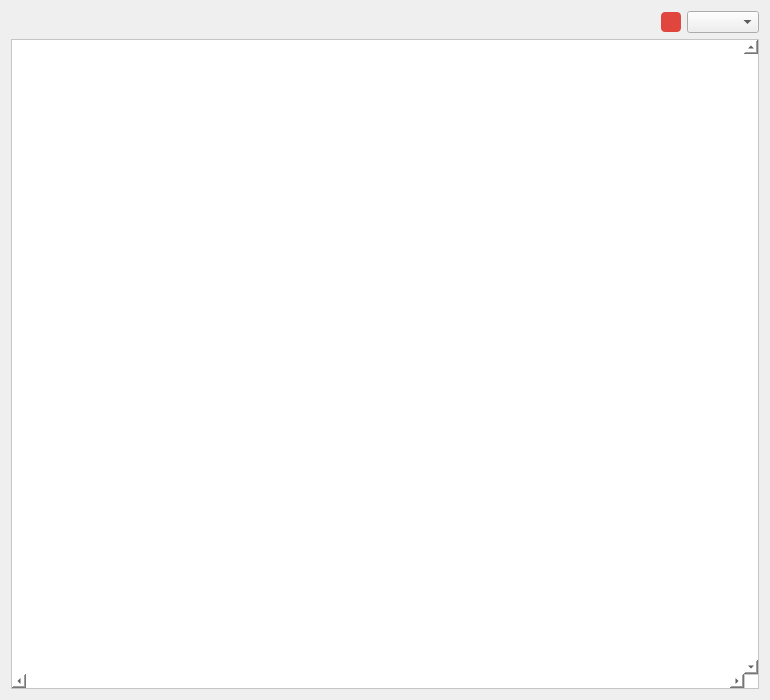
<?xml version="1.0" encoding="UTF-8"?>
<ui version="4.0">
 <class>Borrowed_Manager</class>
 <widget class="QWidget" name="Borrowed_Manager">
  <property name="geometry">
   <rect>
    <x>0</x>
    <y>0</y>
    <width>770</width>
    <height>700</height>
   </rect>
  </property>
  <property name="windowTitle">
   <string>Borrowed_Manager</string>
  </property>
  <layout class="QVBoxLayout" name="verticalLayout">
   <item>
    <layout class="QHBoxLayout" name="horizontalLayout">
     <item>
      <spacer name="horizontalSpacer">
       <property name="orientation">
        <enum>Qt::Horizontal</enum>
       </property>
       <property name="sizeHint" stdset="0">
        <size>
         <width>40</width>
         <height>20</height>
        </size>
       </property>
      </spacer>
     </item>
     <item>
      <widget class="QPushButton" name="PB_clean">
       <property name="minimumSize">
        <size>
         <width>20</width>
         <height>20</height>
        </size>
       </property>
       <property name="maximumSize">
        <size>
         <width>20</width>
         <height>20</height>
        </size>
       </property>
       <property name="styleSheet">
        <string notr="true">width: 120px;
height: 28px;
background: #E0463E;
border-radius: 4px;
font-size: 12px;
font-family: Microsoft YaHei;
font-weight: 400;
color: #FEFEFE;
line-height: 60px;</string>
       </property>
       <property name="text">
        <string/>
       </property>
      </widget>
     </item>
     <item>
      <widget class="QComboBox" name="CB_syurui">
       <property name="minimumSize">
        <size>
         <width>70</width>
         <height>0</height>
        </size>
       </property>
      </widget>
     </item>
    </layout>
   </item>
   <item>
    <widget class="QTableWidget" name="tableWidget">
     <property name="minimumSize">
      <size>
       <width>0</width>
       <height>0</height>
      </size>
     </property>
     <property name="styleSheet">
      <string notr="true">background-color: rgb(255, 255, 255);</string>
     </property>
     <property name="verticalScrollBarPolicy">
      <enum>Qt::ScrollBarAlwaysOn</enum>
     </property>
     <property name="horizontalScrollBarPolicy">
      <enum>Qt::ScrollBarAlwaysOn</enum>
     </property>
    </widget>
   </item>
  </layout>
 </widget>
 <layoutdefault spacing="6" margin="11"/>
 <resources/>
 <connections/>
</ui>
